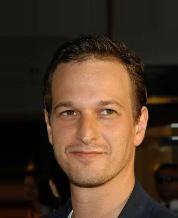
#> input picture img_align_celeba/000016.jpg, 178 x 218 px, found by its file name; its folder holds 4 pictures in this run
$ python main.py
#> lines starting #> are read from the running program, lines starting #| are printed output that depends on the picture
import os
import cv2
import numpy as np
import matplotlib.pyplot as plt
from sklearn.decomposition import PCA
from sklearn.manifold import TSNE
from sklearn.preprocessing import StandardScaler, normalize
from sklearn.metrics import silhouette_score
import hdbscan
import warnings

# Suppress FutureWarnings for cleaner output
warnings.filterwarnings("ignore", category=FutureWarning)

# Step 1: Load and Explore the Dataset
image_dir = '/content/lab4-AI-Assignment/img_align_celeba'  # Adjust path as needed
image_limit = 100  # Limit the dataset to 100 images for faster processing
images = []
filenames = []

# Loop through the directory and load a limited number of images
for i, filename in enumerate(os.listdir(image_dir)):
    if i >= image_limit:  # Stop after loading the specified number of images
        break
    if filename.endswith(('.jpg', '.jpeg', '.png')):
        try:
            img = cv2.imread(os.path.join(image_dir, filename))
#> img is the input picture: shape (218, 178, 3); mean B, G, R 39.3, 54.9, 75
            if img is None:
                raise cv2.error(f"Error loading image: {filename}")
            img = cv2.cvtColor(img, cv2.COLOR_BGR2GRAY)  # Convert to grayscale
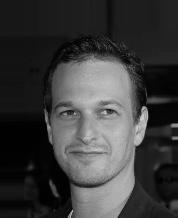
#> img: shape (218, 178); min 0, max 209, mean 59.1
            images.append(img)
            filenames.append(filename)
        except cv2.error as e:
            print(f"Error loading image: {filename} - {e}")
#> pass 2 of the loop `for i, filename in enumerate(os.listdir(image_dir)):`:
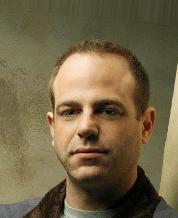
#> input picture img_align_celeba/000025.jpg, 178 x 218 px, found by its file name
#> img is the input picture: shape (218, 178, 3); mean B, G, R 71.3, 100.6, 114.3
#> `img = cv2.cvtColor(img, cv2.COLOR_BGR2GRAY)`:
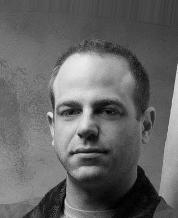
#> img: shape (218, 178); min 0, max 236, mean 101.4
#> pass 3 of the loop `for i, filename in enumerate(os.listdir(image_dir)):`:
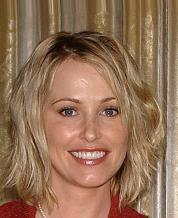
#> input picture img_align_celeba/000108.jpg, 178 x 218 px, found by its file name
#> img is the input picture: shape (218, 178, 3); mean B, G, R 87.3, 112.5, 147.7
#> `img = cv2.cvtColor(img, cv2.COLOR_BGR2GRAY)`:
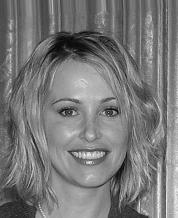
#> img: shape (218, 178); min 3, max 247, mean 120.2
#> the loop made 4 passes; the first 3 are shown

# Convert to NumPy array
images = np.array(images)
print(f"Loaded {images.shape[0]} images with shape {images.shape[1:]}.")
#| Loaded 4 images with shape (218, 178).

# Visualize sample images
plt.figure(figsize=(10, 5))
for i in range(min(5, len(images))):  # Show up to 5 sample images
    plt.subplot(1, 5, i + 1)
    plt.imshow(images[i], cmap='gray')
    plt.axis('off')
plt.suptitle("Sample Images from Dataset")
plt.show()
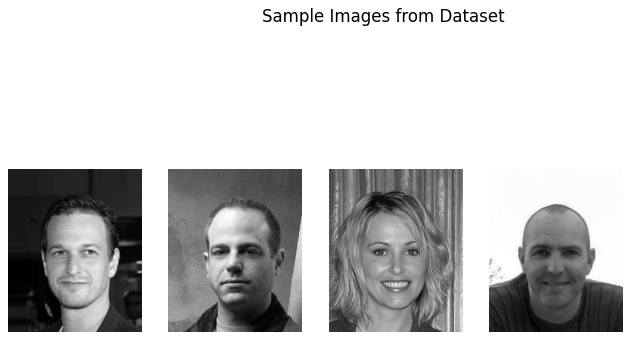
#> figure drawn by matplotlib, 4 panels

# Step 2: Data Preprocessing
flattened_images = images.reshape(images.shape[0], -1)  # Flatten images
scaler = StandardScaler()
scaled_data = scaler.fit_transform(flattened_images)  # Standardize data

# Step 3: Dimensionality Reduction with PCA
pca = PCA(n_components=0.95)  # Retain 95% of variance
reduced_data = pca.fit_transform(scaled_data)
print(f"Reduced data shape after PCA: {reduced_data.shape}")
#| Reduced data shape after PCA: (4, 3)

# Normalize data for cosine similarity
reduced_data = normalize(reduced_data)

# Step 4: Apply HDBSCAN Clustering
#> (the run stopped early here; a loop or call above may not have finished)
